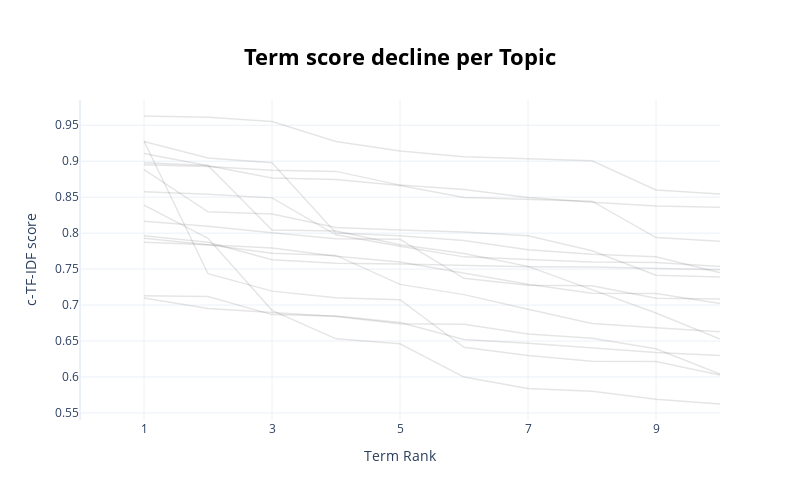

Source (notebook cell):
### Code cell
topic_model.visualize_term_rank()

### Figure 1 — Plotly figure (JSON) as saved in the notebook; plotly's stock layout.template omitted (floating-point values rounded to 4 significant figures)
{"data": [{"hovertext": "<b>Topic -1</b>:carga descarga peso_de carga desca", "line": {"color": "black", "width": 1.5}, "mode": "lines+lines", "name": "", "opacity": 0.1, "type": "scatter", "x": [1, 2, 3, 4, 5, 6, 7, 8, 9, 10], "y": [0.8166, 0.8096, 0.8004, 0.7921, 0.7914, 0.7371, 0.7275, 0.7268, 0.7094, 0.7086]}, {"hovertext": "<b>Topic 0</b>:de carga descarga_livre de descarga", "line": {"color": "black", "width": 1.5}, "mode": "lines+lines", "name": "", "opacity": 0.1, "type": "scatter", "x": [1, 2, 3, 4, 5, 6, 7, 8, 9, 10], "y": [0.8577, 0.8541, 0.849, 0.7976, 0.7817, 0.767, 0.7632, 0.7599, 0.7593, 0.7535]}, {"hovertext": "<b>Topic 1</b>:carga paletizada_paletes livre de_d", "line": {"color": "black", "width": 1.5}, "mode": "lines+lines", "name": "", "opacity": 0.1, "type": "scatter", "x": [1, 2, 3, 4, 5, 6, 7, 8, 9, 10], "y": [0.7129, 0.7117, 0.6867, 0.6846, 0.6757, 0.6522, 0.6469, 0.641, 0.6341, 0.6299]}, {"hovertext": "<b>Topic 2</b>:valor do frete_valor frete_valor do", "line": {"color": "black", "width": 1.5}, "mode": "lines+lines", "name": "", "opacity": 0.1, "type": "scatter", "x": [1, 2, 3, 4, 5, 6, 7, 8, 9, 10], "y": [0.8389, 0.7928, 0.6926, 0.653, 0.646, 0.5998, 0.584, 0.5803, 0.5691, 0.5624]}, {"hovertext": "<b>Topic 3</b>:vrzea grande mt_mg vrzea grande_vrz", "line": {"color": "black", "width": 1.5}, "mode": "lines+lines", "name": "", "opacity": 0.1, "type": "scatter", "x": [1, 2, 3, 4, 5, 6, 7, 8, 9, 10], "y": [0.9281, 0.7436, 0.7193, 0.7102, 0.7075, 0.6412, 0.6298, 0.6219, 0.6216, 0.6027]}, {"hovertext": "<b>Topic 4</b>:ba 70m3 70m_ba 105m_ba 70m3_ba 100 ", "line": {"color": "black", "width": 1.5}, "mode": "lines+lines", "name": "", "opacity": 0.1, "type": "scatter", "x": [1, 2, 3, 4, 5, 6, 7, 8, 9, 10], "y": [0.7873, 0.7839, 0.7722, 0.769, 0.7287, 0.7145, 0.6943, 0.6743, 0.6683, 0.6627]}, {"hovertext": "<b>Topic 5</b>:caixa 400x400x200 medidas_50 caixas", "line": {"color": "black", "width": 1.5}, "mode": "lines+lines", "name": "", "opacity": 0.1, "type": "scatter", "x": [1, 2, 3, 4, 5, 6, 7, 8, 9, 10], "y": [0.793, 0.7837, 0.7794, 0.7677, 0.7599, 0.7443, 0.729, 0.7164, 0.7162, 0.7021]}, {"hovertext": "<b>Topic 6</b>:truck bau ou_truck bau sider_truck ", "line": {"color": "black", "width": 1.5}, "mode": "lines+lines", "name": "", "opacity": 0.1, "type": "scatter", "x": [1, 2, 3, 4, 5, 6, 7, 8, 9, 10], "y": [0.8882, 0.8296, 0.8265, 0.8078, 0.8044, 0.8014, 0.7963, 0.7756, 0.7414, 0.7388]}, {"hovertext": "<b>Topic 7</b>:tag sem parar_sem parar tag_tag sem", "line": {"color": "black", "width": 1.5}, "mode": "lines+lines", "name": "", "opacity": 0.1, "type": "scatter", "x": [1, 2, 3, 4, 5, 6, 7, 8, 9, 10], "y": [0.9274, 0.9046, 0.8978, 0.8002, 0.7964, 0.7898, 0.7771, 0.7707, 0.767, 0.7448]}, {"hovertext": "<b>Topic 8</b>:antt cpf_antt cpf antt_antt cpf reg", "line": {"color": "black", "width": 1.5}, "mode": "lines+lines", "name": "", "opacity": 0.1, "type": "scatter", "x": [1, 2, 3, 4, 5, 6, 7, 8, 9, 10], "y": [0.8977, 0.894, 0.8043, 0.803, 0.784, 0.7717, 0.7538, 0.7214, 0.6889, 0.6529]}, {"hovertext": "<b>Topic 9</b>:sascar ou onixsat_onixsat rastreado", "line": {"color": "black", "width": 1.5}, "mode": "lines+lines", "name": "", "opacity": 0.1, "type": "scatter", "x": [1, 2, 3, 4, 5, 6, 7, 8, 9, 10], "y": [0.7964, 0.7874, 0.7631, 0.758, 0.7571, 0.7552, 0.7533, 0.7529, 0.7508, 0.749]}, {"hovertext": "<b>Topic 10</b>:peas de metros_largura peas de_seg", "line": {"color": "black", "width": 1.5}, "mode": "lines+lines", "name": "", "opacity": 0.1, "type": "scatter", "x": [1, 2, 3, 4, 5, 6, 7, 8, 9, 10], "y": [0.7098, 0.6953, 0.6896, 0.6842, 0.674, 0.6734, 0.6597, 0.6538, 0.6391, 0.6039]}, {"hovertext": "<b>Topic 11</b>:obs agenda 12012024_obs agenda 100", "line": {"color": "black", "width": 1.5}, "mode": "lines+lines", "name": "", "opacity": 0.1, "type": "scatter", "x": [1, 2, 3, 4, 5, 6, 7, 8, 9, 10], "y": [0.9629, 0.9611, 0.9553, 0.9273, 0.9142, 0.906, 0.9033, 0.9005, 0.8601, 0.8542]}, {"hovertext": "<b>Topic 12</b>:odor sem furo_odor impecavel sem_o", "line": {"color": "black", "width": 1.5}, "mode": "lines+lines", "name": "", "opacity": 0.1, "type": "scatter", "x": [1, 2, 3, 4, 5, 6, 7, 8, 9, 10], "y": [0.9107, 0.8934, 0.8767, 0.8747, 0.8663, 0.8494, 0.8469, 0.8444, 0.7938, 0.7888]}, {"hovertext": "<b>Topic 13</b>:02 cargas rodotrem_cargas 02 carga", "line": {"color": "black", "width": 1.5}, "mode": "lines+lines", "name": "", "opacity": 0.1, "type": "scatter", "x": [1, 2, 3, 4, 5, 6, 7, 8, 9, 10], "y": [0.8949, 0.8927, 0.8873, 0.8858, 0.8668, 0.8605, 0.8497, 0.843, 0.8376, 0.8358]}], "layout": {"height": 500, "hoverlabel": {"bgcolor": "white", "font": {"family": "Rockwell", "size": 16}}, "showlegend": false, "title": {"font": {"color": "Black", "size": 22}, "text": "<b>Term score decline per Topic</b>", "x": 0.5, "xanchor": "center", "y": 0.9, "yanchor": "top"}, "width": 800, "xaxis": {"dtick": 2, "range": [0, 10], "tick0": 1, "title": {"text": "Term Rank"}, "type": "linear"}, "yaxis": {"autorange": true, "range": [0.5401, 0.9851], "title": {"text": "c-TF-IDF score"}, "type": "linear"}}}
